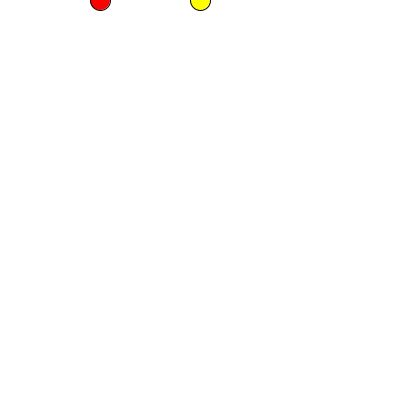
Frame 1 (no input)
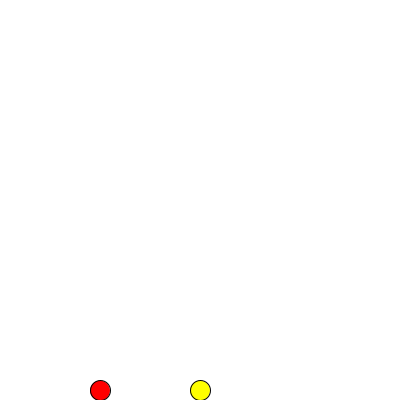
Frame 60 (the mouse pressed at the canvas centre just before this capture)
Frame 120 (the mouse held since frame 60 and released just before this capture): identical to frame 60, image omitted

The Processing sketch that drew these frames (run headless with seeded random() and noise(); from frame 60 on, the mouse is pressed at the canvas centre):

// Processing sketch: NVAppleClass
// ── NVAppleClass.pde
Apple A; 

void setup() {
  size(400,400);
  A = new Apple();

}

void draw() {
  background(255);
  A.fall();
}

// ── Apple.pde
class Apple {
  float x;   
  float y;     
  
  float speed; 
  float speed2;
  float weight2;
  float weight;
  float gravity;
  float y2;
  
  Apple() {
    x = 100;
    y = 0;
    y2 = 0;
    speed = 0;
    weight = 6.2;
    gravity = 0.1;
    weight2 = 8.4;
    speed2 = 0;
  }
  void fall() {
    fill(255,0,0);
    stroke(0);
    circle(x,y,20);
    fill(255,255,0);
    translate(100,0);
    circle(x,y2,20);
    y = y + speed;
    y2 = y2 + speed2;
    speed = speed + gravity*weight;
    speed2 = speed2 + gravity*weight2;
    
    if (y > 380) {
    speed = 0;
  }
  if (y2 > 380) {
    speed2 = 0;
  }
}
}
